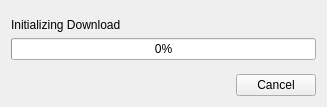
<?xml version="1.0" encoding="UTF-8"?>
<ui version="4.0">
 <class>UpdaterWindow</class>
 <widget class="QWidget" name="UpdaterWindow">
  <property name="geometry">
   <rect>
    <x>0</x>
    <y>0</y>
    <width>327</width>
    <height>107</height>
   </rect>
  </property>
  <property name="windowTitle">
   <string>Pulse Deck TS3 Updater</string>
  </property>
  <layout class="QVBoxLayout" name="verticalLayout">
   <item>
    <spacer name="verticalSpacer_2">
     <property name="orientation">
      <enum>Qt::Vertical</enum>
     </property>
     <property name="sizeHint" stdset="0">
      <size>
       <width>20</width>
       <height>40</height>
      </size>
     </property>
    </spacer>
   </item>
   <item>
    <widget class="QLabel" name="statusLabel">
     <property name="sizePolicy">
      <sizepolicy hsizetype="Preferred" vsizetype="Minimum">
       <horstretch>0</horstretch>
       <verstretch>0</verstretch>
      </sizepolicy>
     </property>
     <property name="text">
      <string>Initializing Download</string>
     </property>
    </widget>
   </item>
   <item>
    <widget class="QProgressBar" name="progressBar">
     <property name="value">
      <number>0</number>
     </property>
    </widget>
   </item>
   <item>
    <spacer name="verticalSpacer">
     <property name="orientation">
      <enum>Qt::Vertical</enum>
     </property>
     <property name="sizeHint" stdset="0">
      <size>
       <width>20</width>
       <height>40</height>
      </size>
     </property>
    </spacer>
   </item>
   <item>
    <widget class="QDialogButtonBox" name="buttonBox">
     <property name="standardButtons">
      <set>QDialogButtonBox::Cancel</set>
     </property>
    </widget>
   </item>
  </layout>
 </widget>
 <resources/>
 <connections/>
</ui>
